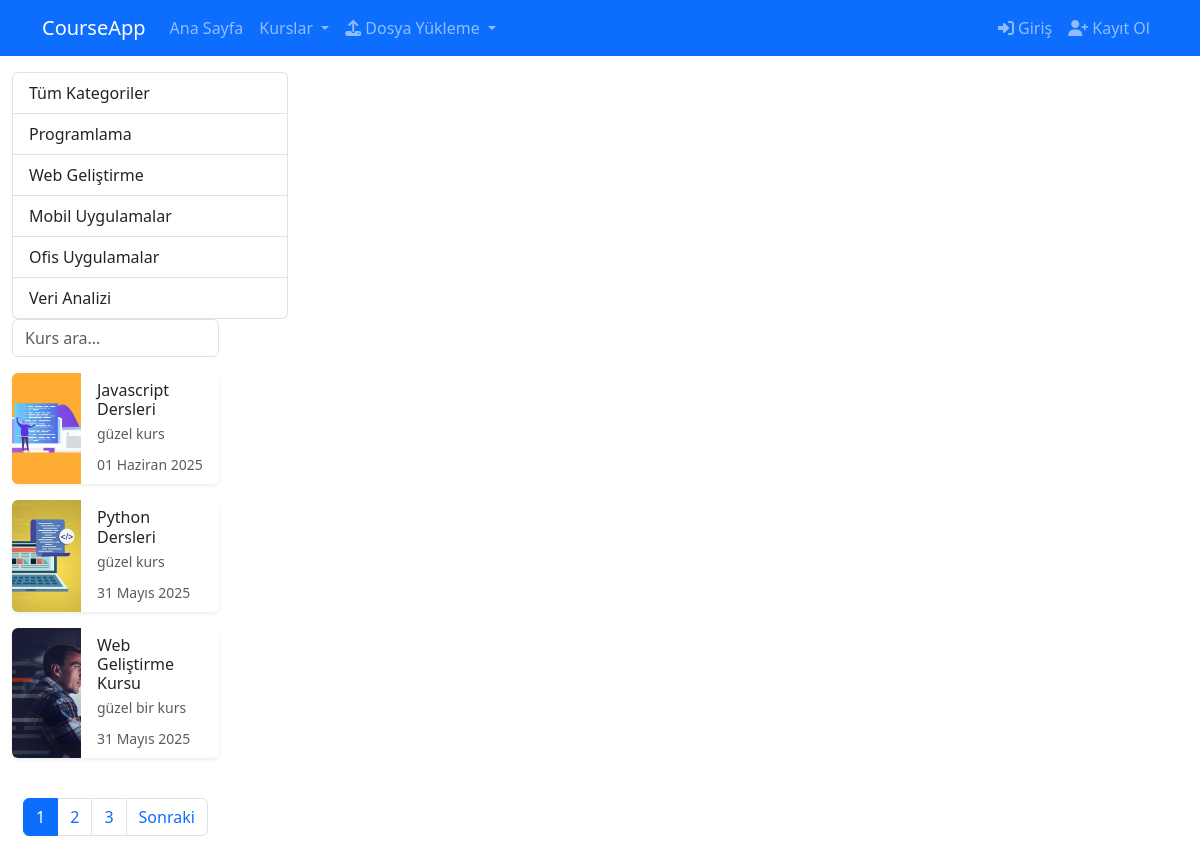
Page /courses/ on the committed database.
### courses/models.py (models this page shows, shortened)
class Category(models.Model):
    name = models.CharField(max_length=40)
    slug = models.SlugField(default="", null=False, unique=True, db_index=True, max_length=50)

class Course(models.Model):
    title = models.CharField(max_length=50)
    description = models.TextField()
    image = models.ImageField(upload_to='course_images/', null=True, blank=True)
    date = models.DateField(auto_now=True)
    isActive = models.BooleanField()
    slug = models.SlugField(default="", blank=True, null=False, unique=True, db_index=True)
    categories = models.ManyToManyField(Category)

### courses/views.py (the view)
# urls.py: path('', views.course_list, name='courses'),
def course_list(request):
    courses = Course.objects.filter(isActive=True)
    categories = Category.objects.all()
    query = request.GET.get('search', '')
    if query:
        courses = courses.filter(title__icontains=query)
    paginator = Paginator(courses, 3)
    page = request.GET.get('page', 1)
    try:
        page_obj = paginator.page(page)
    except:
        page_obj = paginator.page(1)
    return render(request, 'courses/index.html', {
        'categories': categories,
        'page_obj': page_obj,
        'courses': page_obj.object_list
    })

### courses/context_processors.py (called while the page is built)
def categories(request):
    return {
        'categories': Category.objects.all()
    }

### courses/templates/courses/index.html (shortened to what this page needs)
{% extends "layout.html" %}
{% load static %}
{% block css_files %}
  <link rel="stylesheet" href="{% static 'courses/css/style.css' %}">
{% endblock %}
{% block content %}
<div class="container-fluid mt-3">
  <div class="row">
    <div class="col-3">
      {% include "courses/partials/_categories.html" %}
    </div>
    <div class="col-9">
      <form method="get" class="mb-3">
        <input type="text" name="search" placeholder="Kurs ara..." class="form-control" value="{{ request.GET.search }}">
      </form>
      <div class="row">
        {% for course in courses %}
          <div class="col-12 mb-3">
            {% include "courses/partials/_course.html" %}
          </div>
        {% endfor %}
      </div>
      {% if page_obj.paginator.num_pages > 1 %}
      <nav class="mt-4">
        <ul class="pagination justify-content-center">
          {% for i in page_obj.paginator.page_range %}
            <li class="page-item {% if page_obj.number == i %}active{% endif %}">
              <a class="page-link" href="?page={{ i }}{% if request.GET.search %}&search={{ request.GET.search }}{% endif %}">{{ i }}</a>
            </li>
          {% endfor %}
          {% if page_obj.has_next %}
            <li class="page-item">
              <a class="page-link" href="?page={{ page_obj.next_page_number }}{% if request.GET.search %}&search={{ request.GET.search }}{% endif %}">Sonraki</a>
            </li>
          {% endif %}
        </ul>
      </nav>
      {% endif %}
    </div>
  </div>
</div>
{% endblock %}

### templates/layout.html (shortened to what this page needs)
{% load static %}
<!DOCTYPE html>
<html lang="tr">
<head>
  <link href="https://cdn.jsdelivr.net/npm/bootstrap@5.3.0/dist/css/bootstrap.min.css" rel="stylesheet">
  <link rel="stylesheet" href="https://cdnjs.cloudflare.com/ajax/libs/font-awesome/6.5.1/css/all.min.css">
  {% block css_files %}{% endblock  %}
</head>
<body>
{% include "partials/_navbar.html" %}
{% block content %}{% endblock content %}
</body>
</html>

### templates/partials/_navbar.html (shortened to what this page needs)
{% load static %}
<nav class="navbar navbar-expand-lg navbar-dark bg-primary">
    <div class="container">
        <a class="navbar-brand" href="{% url 'index' %}">CourseApp</a>
        <div class="collapse navbar-collapse" id="navbarNav">
            <ul class="navbar-nav me-auto">
                <li class="nav-item">
                    <a class="nav-link" href="{% url 'index' %}">Ana Sayfa</a>
                </li>
                <li class="nav-item dropdown">
                    <a class="nav-link dropdown-toggle" href="#" role="button" data-bs-toggle="dropdown">
                        Kurslar
                    </a>
                </li>
                <li class="nav-item dropdown">
                    <a class="nav-link dropdown-toggle" href="#" role="button" data-bs-toggle="dropdown">
                        <i class="fas fa-upload me-1"></i>Dosya Yükleme
                    </a>
                </li>
            </ul>
            <ul class="navbar-nav ms-auto">
                {% if user.is_authenticated %}
                    {% if user.is_staff %}
                    <li class="nav-item">
                        <a class="nav-link" href="{% url 'course_list' %}">Kurs Yönetimi</a>
                    </li>
                    {% endif %}
                    <li class="nav-item dropdown">
                        <a class="nav-link dropdown-toggle" href="#" role="button" data-bs-toggle="dropdown">
                            {{ user.username }}
                        </a>
                        <ul class="dropdown-menu dropdown-menu-end">
                            <li><a class="dropdown-item" href="{% url 'user_profile' %}">
                                <i class="fas fa-user me-2"></i>Profil
                            </a></li>
                            <li><a class="dropdown-item" href="{% url 'user_courses' %}">
                                <i class="fas fa-book me-2"></i>Kurslarım
                            </a></li>
                            <li><a class="dropdown-item" href="{% url 'change_password' %}">
                                <i class="fas fa-key me-2"></i>Parola Değiştir
                            </a></li>
                            <li><hr class="dropdown-divider"></li>
                            <li><a class="dropdown-item text-danger" href="{% url 'user_logout' %}">
                                <i class="fas fa-sign-out-alt me-2"></i>Çıkış
                            </a></li>
                        </ul>
                    </li>
                {% else %}
                    <li class="nav-item">
                        <a class="nav-link" href="{% url 'user_login' %}">
                            <i class="fas fa-sign-in-alt me-1"></i>Giriş
                        </a>
                    </li>
                    <li class="nav-item">
                        <a class="nav-link" href="{% url 'user_register' %}">
                            <i class="fas fa-user-plus me-1"></i>Kayıt Ol
                        </a>
                    </li>
                {% endif %}
            </ul>
        </div>
    </div>
</nav>

### courses/templates/courses/partials/_categories.html
<div class="list-group">
    <a href="/courses" class="list-group-item list-group-item-action">Tüm Kategoriler</a>
    {% for category in categories %}
        <a href="{% url "courses_by_category" category.slug %}"
        class="list-group-item list-group-item-action {% if seciliKategori == category.slug %}active{% endif %}">
        {{ category.name|title }}
        </a>
    {% endfor %}

### courses/templates/courses/partials/_course.html
{% load static %}
<div class="card h-100 border-0 shadow-sm">
  <div class="row g-0">
    <div class="col-4">
      {% if course.image %}
        <img class="img-fluid w-100 h-100 object-fit-cover rounded-start" style="max-height: 160px;" src="{{ course.image.url }}" alt="{{ course.title }}">
      {% endif %}
    </div>
    <div class="col-8">
      <div class="card-body py-2">
        <h6 class="card-title mb-1">
          <a href="{% url 'course_details' course.slug %}" class="text-decoration-none text-dark">{{ course.title }}</a>
        </h6>
        <p class="card-text small text-muted mb-2">{{ course.description|truncatechars:100 }}</p>
        <p class="card-text"><small class="text-muted">{{ course.date|date:"d F Y" }}</small></p>
      </div>
    </div>
  </div>
</div>

### rows in the picture
Category: name "Programlama"
Category: name "Web Geliştirme"
Category: name "Mobil Uygulamalar"
Category: name "Ofis Uygulamalar"
Category: name "Veri Analizi"
Course: image (picture), title "Javascript Dersleri", description "güzel kurs", date "01 Haziran 2025"
Course: image (picture), title "Python Dersleri", description "güzel kurs", date "31 Mayıs 2025"
Course: image (picture), title "Web Geliştirme Kursu", description "güzel bir kurs", date "31 Mayıs 2025"

### other values in the picture
{{ i }} "1" "2" "3"
